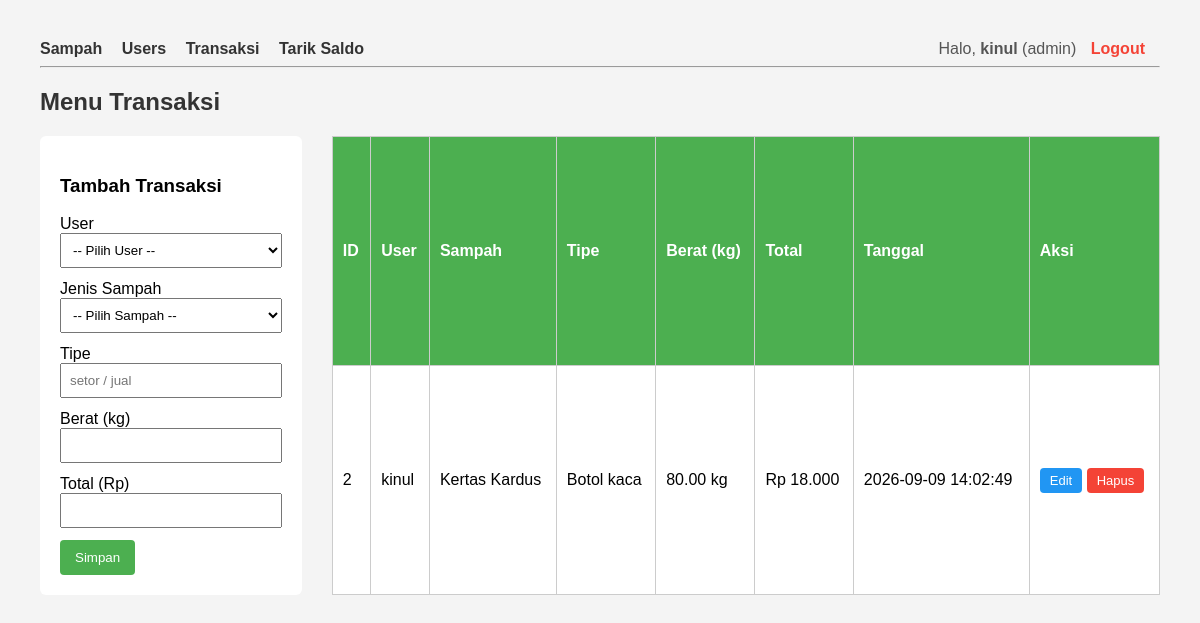
/users/transaksi.php (signed in), run on the app's committed database.
### tables this page shows
CREATE TABLE `transaksi` (
  `id_transaksi` int(11) NOT NULL,
  `id_user` int(11) NOT NULL,
  `id_sampah` int(11) NOT NULL,
  `tipe` varchar(50) NOT NULL,
  `berat_kg` decimal(10,2) NOT NULL,
  `total_rp` decimal(15,2) NOT NULL,
  `tanggal` datetime DEFAULT current_timestamp()
);

CREATE TABLE `users` (
  `id_user` int(11) NOT NULL,
  `nama` varchar(100) NOT NULL,
  `username` varchar(50) NOT NULL,
  `password` varchar(255) NOT NULL,
  `saldo` decimal(15,2) DEFAULT 0.00,
  `role` enum('admin','siswa','pengepul','guru') DEFAULT 'admin'
);

CREATE TABLE `sampah` (
  `id_sampah` int(11) NOT NULL,
  `jenis_sampah` varchar(100) NOT NULL,
  `harga` decimal(15,2) NOT NULL,
  `stok_kg` decimal(10,2) DEFAULT 0.00
);

### users/transaksi.php (the view, shortened to what this page needs)
<?php
include "koneksi.php";
$edit_data = null;
$data = mysqli_query($koneksi, "
    SELECT t.*, u.nama, s.jenis_sampah
    FROM transaksi t
    JOIN users u ON t.id_user = u.id_user
    JOIN sampah s ON t.id_sampah = s.id_sampah
    ORDER BY t.id_transaksi DESC
");
?>
<!DOCTYPE html>
<html lang="id">
<head>
</head>
<body>
<nav style="display:flex; justify-content:space-between; align-items:center;">
    <div>
        <a href="sampah.php">Sampah</a>
        <a href="users.php">Users</a>
        <a href="transaksi.php">Transaksi</a>
        <a href="tarik_saldo.php">Tarik Saldo</a>
    </div>
    <div>
        <span style="margin-right:10px; color:#555;">Halo, <b><?= $_SESSION['nama'] ?></b> (<?= $_SESSION['role'] ?>)</span>
        <a href="logout.php" style="color:#f44336;">Logout</a>
    </div>
</nav>
<hr>
<h2>Menu Transaksi</h2>
<div class="container">
    <form method="POST">
        <h3><?= $edit_data ? "Edit Transaksi" : "Tambah Transaksi" ?></h3>
        <label>User</label>
        <select name="id_user" required>
            <option value="">-- Pilih User --</option>
        </select>
        <label>Jenis Sampah</label>
        <select name="id_sampah" required>
            <option value="">-- Pilih Sampah --</option>
        </select>
        <label>Tipe</label>
        <input type="text" name="tipe" placeholder="setor / jual" value="<?= $edit_data['tipe'] ?? '' ?>" required>
        <label>Berat (kg)</label>
        <input type="number" step="0.01" name="berat_kg" value="<?= $edit_data['berat_kg'] ?? '' ?>" required>
        <label>Total (Rp)</label>
        <input type="number" step="0.01" name="total_rp" value="<?= $edit_data['total_rp'] ?? '' ?>" required>
        <button type="submit" class="btn-simpan"><?= $edit_data ? "Update" : "Simpan" ?></button>
    </form>
    <table>
        <tr>
            <th>ID</th>
            <th>User</th>
            <th>Sampah</th>
            <th>Tipe</th>
            <th>Berat (kg)</th>
            <th>Total</th>
            <th>Tanggal</th>
            <th>Aksi</th>
        </tr>
        <?php while ($row = mysqli_fetch_assoc($data)) { ?>
        <tr>
            <td><?= $row['id_transaksi'] ?></td>
            <td><?= htmlspecialchars($row['nama']) ?></td>
            <td><?= htmlspecialchars($row['jenis_sampah']) ?></td>
            <td><?= $row['tipe'] ?></td>
            <td><?= $row['berat_kg'] ?> kg</td>
            <td>Rp <?= number_format($row['total_rp'], 0, ',', '.') ?></td>
            <td><?= $row['tanggal'] ?></td>
            <td>
                <a class="btn btn-edit" href="transaksi.php?edit=<?= $row['id_transaksi'] ?>">Edit</a>
                <a class="btn btn-hapus" href="transaksi.php?hapus=<?= $row['id_transaksi'] ?>"
                   onclick="return confirm('Yakin hapus data ini?')">Hapus</a>
            </td>
        </tr>
        <?php } ?>
    </table>
</div>
</body>
</html>

### users/transaksi.php (style rules this page uses)
body { font-family: Arial, sans-serif; margin: 40px; background: #f4f4f4; }
h2 { color: #333; }
.container { display: flex; gap: 30px; }
form { background: #fff; padding: 20px; border-radius: 6px; width: 300px; height: fit-content; }
input, select { width: 100%; padding: 8px; margin-bottom: 12px; box-sizing: border-box; }
button { padding: 10px 15px; border: none; border-radius: 4px; cursor: pointer; color: white; }
.btn-simpan { background: #4CAF50; }
table { width: 100%; border-collapse: collapse; background: #fff; }
th, td { border: 1px solid #ccc; padding: 10px; text-align: left; }
th { background: #4CAF50; color: white; }
.btn { padding: 5px 10px; text-decoration: none; border-radius: 4px; color: white; font-size: 13px; }
.btn-edit { background: #2196F3; }
.btn-hapus { background: #f44336; }
nav a { margin-right: 15px; text-decoration: none; color: #333; font-weight: bold; }

### data on the page
transaksi: id_transaksi "2", id_user.nama "kinul", id_sampah.jenis_sampah "Kertas Kardus", tipe "Botol kaca", berat_kg "80.00", total_rp "18.000", tanggal "2026-09-09 14:02:49"

### other printed values
$_SESSION['nama'] "kinul"
$_SESSION['role'] "admin"
